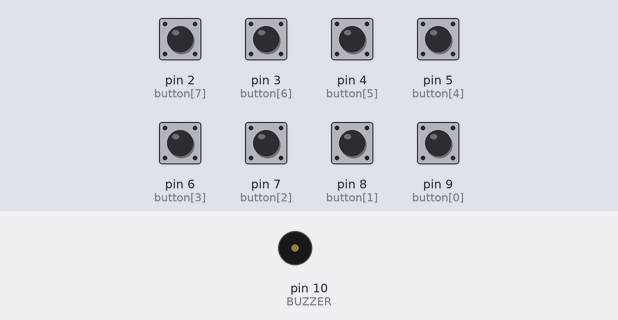
Bench run of a sketch on a simulated Arduino Uno, built with avr-gcc and run on an emulated ATmega328P. Parts: buzzer (waves = sounding). The inputs (shaded band) are chosen by the test bench; at power-on: pin 2 (button[7]), pin 3 (button[6]), pin 4 (button[5]), pin 5 (button[4]), pin 6 (button[3]), pin 7 (button[2]), pin 8 (button[1]), pin 9 (button[0]) LOW.

Above: at 1.2 s.
1.3 s: pin 2 (button[7]) pulled HIGH for 0.15 s
At 1.37 s:
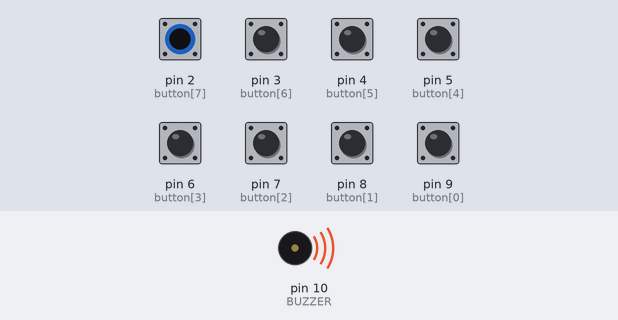
Timing chart, 0 to 4.3 s (numbered marks = the images above; inputs shaded):
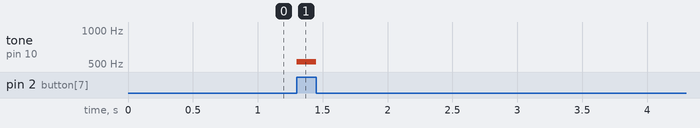

The sketch:

348_0.ino
```cpp
const int BUZZER = 10;
const int button[8] = { 9, 8, 7, 6, 5, 4, 3, 2 };

const int note[8] = {
  262, 294, 330, 349, 393, 440, 494, 523,
};

void setup() {
  for(int n=0;n<=7;n++) {
  pinMode(button[n], INPUT);
  }
}

void loop() {
  if(digitalRead(button[0]) == HIGH) {
  tone(BUZZER, note[0]);
  } else if(digitalRead(button[1]) == HIGH) {
  tone(BUZZER, note[1]);
  } else if(digitalRead(button[2]) == HIGH) {
  tone(BUZZER, note[2]);
  } else if(digitalRead(button[3]) == HIGH) {
  tone(BUZZER, note[3]);
  } else if(digitalRead(button[4]) == HIGH) {
  tone(BUZZER, note[4]);
  } else if(digitalRead(button[5]) == HIGH) {
  tone(BUZZER, note[5]);
  } else if(digitalRead(button[6]) == HIGH) {
  tone(BUZZER, note[6]);
  } else if(digitalRead(button[7]) == HIGH) {
  tone(BUZZER, note[7]);
  } else {
  noTone(BUZZER);
  }
}
```

Measured:
- after the input at 1.3 s, tone on pin 10 (BUZZER): silent → 523 Hz at once, → silent 0.15 s later
